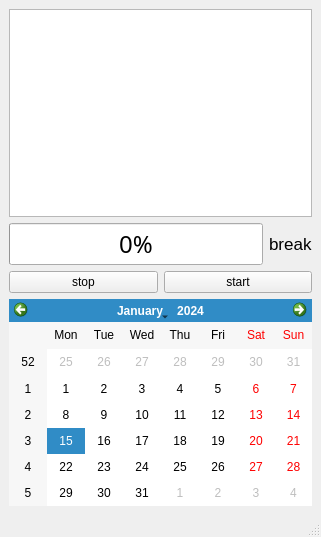
<?xml version="1.0" encoding="UTF-8"?>
<ui version="4.0">
 <class>MainWindow</class>
 <widget class="QMainWindow" name="MainWindow">
  <property name="geometry">
   <rect>
    <x>0</x>
    <y>0</y>
    <width>321</width>
    <height>537</height>
   </rect>
  </property>
  <property name="windowTitle">
   <string>工作时长</string>
  </property>
  <widget class="QWidget" name="centralwidget">
   <layout class="QHBoxLayout" name="horizontalLayout_3">
    <item>
     <layout class="QVBoxLayout" name="verticalLayout">
      <item>
       <widget class="QPlainTextEdit" name="text">
        <property name="font">
         <font>
          <pointsize>16</pointsize>
         </font>
        </property>
        <property name="readOnly">
         <bool>true</bool>
        </property>
       </widget>
      </item>
      <item>
       <layout class="QHBoxLayout" name="horizontalLayout_2">
        <item>
         <widget class="QProgressBar" name="bar">
          <property name="font">
           <font>
            <family>3DS Fonticon</family>
            <pointsize>18</pointsize>
           </font>
          </property>
          <property name="value">
           <number>0</number>
          </property>
         </widget>
        </item>
        <item alignment="Qt::AlignRight">
         <widget class="QLabel" name="ing">
          <property name="font">
           <font>
            <pointsize>13</pointsize>
            <stylestrategy>PreferDefault</stylestrategy>
           </font>
          </property>
          <property name="text">
           <string>break</string>
          </property>
         </widget>
        </item>
       </layout>
      </item>
      <item>
       <layout class="QHBoxLayout" name="horizontalLayout">
        <item>
         <widget class="QPushButton" name="stop">
          <property name="text">
           <string>stop</string>
          </property>
         </widget>
        </item>
        <item>
         <widget class="QPushButton" name="start">
          <property name="text">
           <string>start</string>
          </property>
         </widget>
        </item>
       </layout>
      </item>
      <item>
       <widget class="QCalendarWidget" name="rili">
        <property name="minimumDate">
         <date>
          <year>1752</year>
          <month>9</month>
          <day>14</day>
         </date>
        </property>
       </widget>
      </item>
     </layout>
    </item>
   </layout>
  </widget>
  <widget class="QMenuBar" name="menubar">
   <property name="geometry">
    <rect>
     <x>0</x>
     <y>0</y>
     <width>321</width>
     <height>23</height>
    </rect>
   </property>
  </widget>
  <widget class="QStatusBar" name="statusbar"/>
 </widget>
 <resources/>
 <connections/>
</ui>
